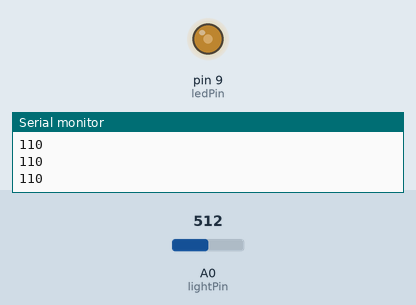
The sketch below on a simulated Arduino Uno, built with avr-gcc and run on an emulated ATmega328P. Parts: output pins drawn as LEDs (lit = HIGH), the last lines printed to the serial monitor. The test bench sets the inputs (shaded band); at power-on: A0 (lightPin) = 512.

Above: at 1.2 s.
1.3 s: A0 (lightPin) set to 716
At 2.5 s:
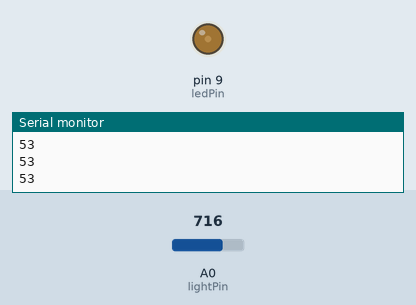
2.8 s: A0 (lightPin) set to 900
At 3.7 s:
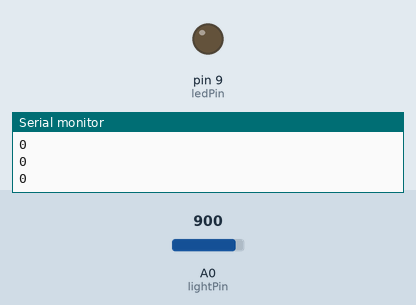
4.3 s: A0 (lightPin) set to 306
At 4.8 s:
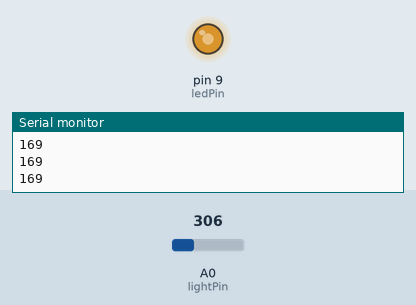
5.8 s: A0 (lightPin) set to 122
At 7.0 s:
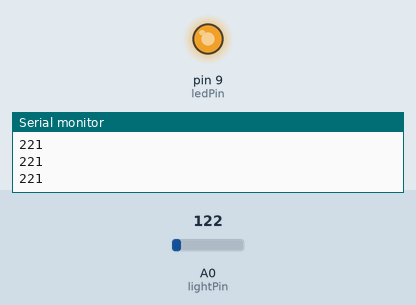
7.3 s: A0 (lightPin) set to 1023
At 8.2 s:
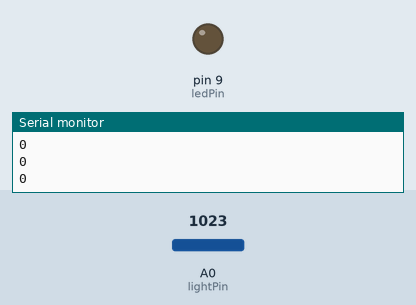
Timing chart, 0 to 9.8 s (numbered marks = the images above; inputs shaded):
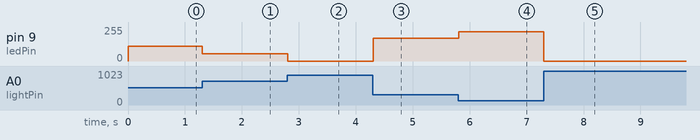

The sketch:

LightSensor.ino
```cpp
/*
* A simple programme that will change the intensity of
* an LED based  * on the amount of light incident on
* the photo resistor.
*
*/
//PhotoResistor Pin
const int lightPin = 0; //the analog pin the photoresistor is
                  //connected to
                  //the photoresistor is not calibrated to any units so
                  //this is simply a raw sensor value (relative light)
//LED Pin
const int ledPin = 9;   //the pin the LED is connected to
                  //we are controlling brightness so
                  //we use one of the PWM (pulse width
                  // modulation pins)
void setup()
{
  pinMode(ledPin, OUTPUT); //sets the led pin to output
  Serial.begin(9600);
}
/*
* loop() – this function will start after setup
* finishes and then repeat
*/
void loop()
{
int lightLevel = analogRead(lightPin); //Read the
                                        // lightlevel
lightLevel = map(lightLevel, 0, 900, 255, 0);
         //adjust the value 0 to 900 to
         //span 0 to 255
lightLevel = constrain(lightLevel, 0, 255);//make sure the
                                           //value is betwween
                                           //0 and 255
Serial.println(lightLevel);
analogWrite(ledPin, lightLevel);  //write the value
}
```

Measured:
- after the input at 1.3 s, pin 9 (ledPin): 110/255 → 53/255 at once
- after the input at 2.8 s, pin 9 (ledPin): 53/255 → 0/255 at once
- after the input at 4.3 s, pin 9 (ledPin): 0/255 → 169/255 at once
- after the input at 5.8 s, pin 9 (ledPin): 169/255 → 221/255 at once
- after the input at 7.3 s, pin 9 (ledPin): 221/255 → 0/255 at once
